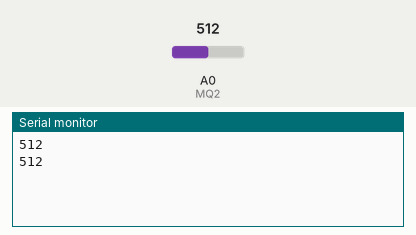
This sketch was run on a simulated Arduino Uno, built with avr-gcc and run on an emulated ATmega328P. On the bench: the last lines printed to the serial monitor. Inputs (shaded band) come from the test bench; at power-on: A0 (MQ2) = 512.

Above: at 1.8 s.
1.9 s: A0 (MQ2) set to 716
At 2.8 s:
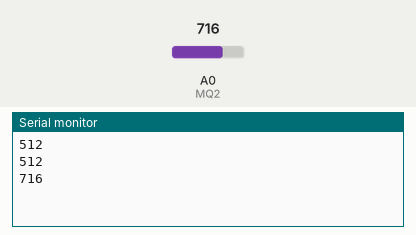
3.4 s: A0 (MQ2) set to 900
At 4.8 s:
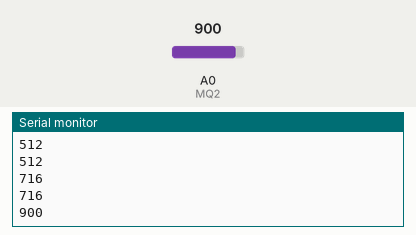
Timing chart, 0 to 6.4 s (numbered marks = the images above; inputs shaded):
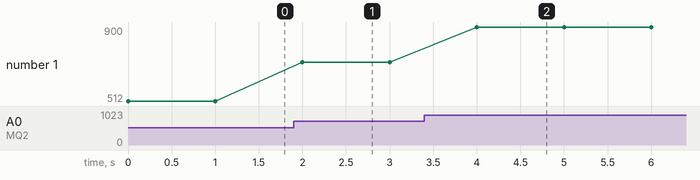

Measured:
- after the input at 1.9 s, the serial monitor: prints a new line after 0.10 s (image 1)
- after the input at 3.4 s, the serial monitor: prints a new line after 0.60 s (image 2)
- plotted number 1: 512 → 716 after the input at 1.9 s, 716 → 900 after the input at 3.4 s

The sketch:

Analog_MQ-2_Sensor.ino
```cpp
int MQ2 = A0; // Define MQ2 gas sensor pin at A0
int val = 0; // declare variable
void setup ()
{
  Serial.begin (9600); // Set the serial port baud rate to 9600
  pinMode (MQ2, INPUT); // MQ2 gas sensor as input
}
void loop ()
{
  val = analogRead (MQ2); // Read the voltage value of A0 port and assign it to val
  Serial.println (val); // Serial port sends val value
  delay(1000);
}
```
